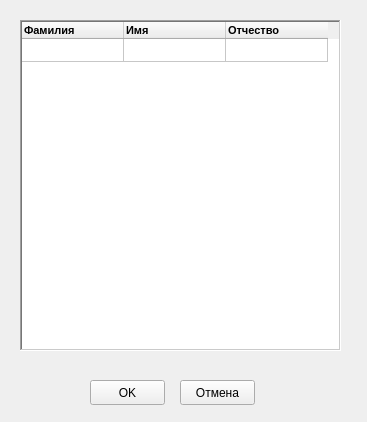
<?xml version="1.0" encoding="UTF-8"?>
<ui version="4.0">
 <class>Form</class>
 <widget class="QWidget" name="Form">
  <property name="windowModality">
   <enum>Qt::ApplicationModal</enum>
  </property>
  <property name="geometry">
   <rect>
    <x>0</x>
    <y>0</y>
    <width>367</width>
    <height>422</height>
   </rect>
  </property>
  <property name="windowTitle">
   <string>Выбор сотрудника</string>
  </property>
  <property name="windowIcon">
   <iconset>
    <normaloff>bmp/18.bmp</normaloff>bmp/18.bmp</iconset>
  </property>
  <widget class="QPushButton" name="pushButton">
   <property name="geometry">
    <rect>
     <x>90</x>
     <y>380</y>
     <width>75</width>
     <height>25</height>
    </rect>
   </property>
   <property name="text">
    <string>OK</string>
   </property>
   <property name="icon">
    <iconset>
     <normaloff>bmp/124.bmp</normaloff>bmp/124.bmp</iconset>
   </property>
  </widget>
  <widget class="QPushButton" name="pushButton_2">
   <property name="geometry">
    <rect>
     <x>180</x>
     <y>380</y>
     <width>75</width>
     <height>25</height>
    </rect>
   </property>
   <property name="text">
    <string>Отмена</string>
   </property>
   <property name="icon">
    <iconset>
     <normaloff>bmp/111.bmp</normaloff>bmp/111.bmp</iconset>
   </property>
  </widget>
  <widget class="QTableWidget" name="tableWidget">
   <property name="geometry">
    <rect>
     <x>20</x>
     <y>20</y>
     <width>321</width>
     <height>331</height>
    </rect>
   </property>
   <property name="frameShape">
    <enum>QFrame::WinPanel</enum>
   </property>
   <property name="lineWidth">
    <number>0</number>
   </property>
   <property name="midLineWidth">
    <number>1</number>
   </property>
   <property name="editTriggers">
    <set>QAbstractItemView::NoEditTriggers</set>
   </property>
   <attribute name="horizontalHeaderCascadingSectionResizes">
    <bool>true</bool>
   </attribute>
   <attribute name="horizontalHeaderMinimumSectionSize">
    <number>100</number>
   </attribute>
   <attribute name="horizontalHeaderDefaultSectionSize">
    <number>102</number>
   </attribute>
   <attribute name="verticalHeaderVisible">
    <bool>false</bool>
   </attribute>
   <attribute name="verticalHeaderMinimumSectionSize">
    <number>20</number>
   </attribute>
   <attribute name="verticalHeaderDefaultSectionSize">
    <number>23</number>
   </attribute>
   <attribute name="verticalHeaderHighlightSections">
    <bool>false</bool>
   </attribute>
   <row>
    <property name="text">
     <string/>
    </property>
   </row>
   <column>
    <property name="text">
     <string>Фамилия</string>
    </property>
    <property name="font">
     <font>
      <family>MS Shell Dlg 2</family>
      <pointsize>8</pointsize>
      <weight>75</weight>
      <bold>true</bold>
     </font>
    </property>
    <property name="textAlignment">
     <set>AlignLeading|AlignVCenter</set>
    </property>
    <property name="background">
     <color>
      <red>199</red>
      <green>208</green>
      <blue>191</blue>
     </color>
    </property>
   </column>
   <column>
    <property name="text">
     <string>Имя</string>
    </property>
    <property name="font">
     <font>
      <family>MS Shell Dlg 2</family>
      <pointsize>8</pointsize>
      <weight>75</weight>
      <bold>true</bold>
     </font>
    </property>
    <property name="textAlignment">
     <set>AlignLeading|AlignVCenter</set>
    </property>
    <property name="background">
     <color>
      <red>199</red>
      <green>208</green>
      <blue>191</blue>
     </color>
    </property>
   </column>
   <column>
    <property name="text">
     <string>Отчество</string>
    </property>
    <property name="font">
     <font>
      <family>MS Shell Dlg 2</family>
      <pointsize>8</pointsize>
      <weight>75</weight>
      <bold>true</bold>
     </font>
    </property>
    <property name="textAlignment">
     <set>AlignLeading|AlignVCenter</set>
    </property>
    <property name="background">
     <color>
      <red>199</red>
      <green>208</green>
      <blue>191</blue>
     </color>
    </property>
   </column>
  </widget>
 </widget>
 <resources/>
 <connections/>
</ui>
